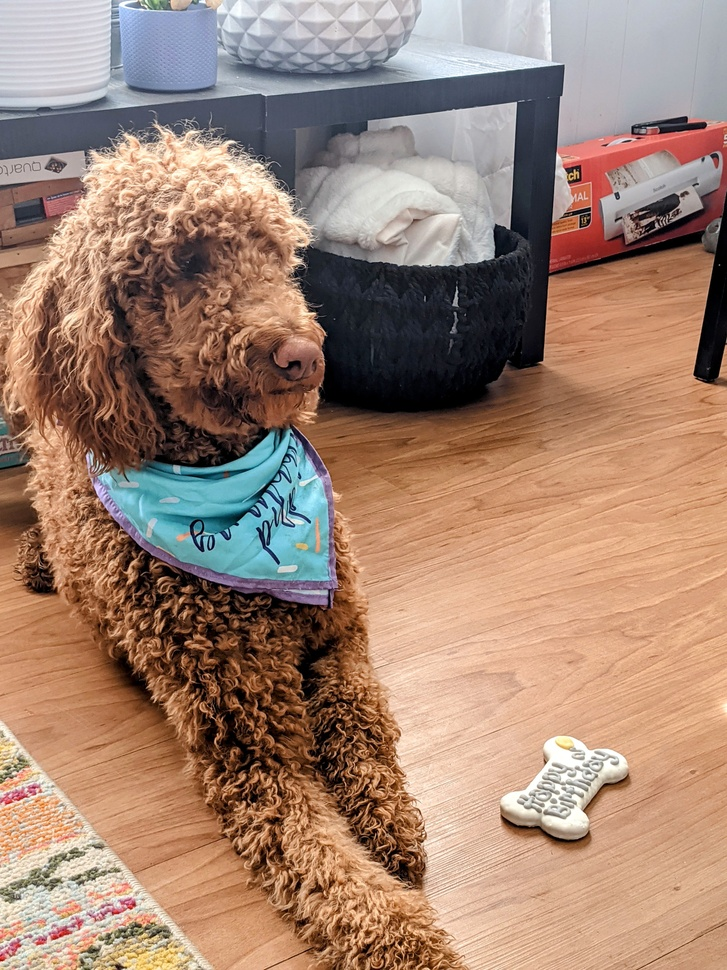
#> input picture MASI_pets/Arthur_FR.jpg, 727 x 970 px, shrunk from 3024 x 4032 before the run; its folder holds only this picture in this run
$ python pet_picture_QA.py
#> lines starting #> are read from the running program, lines starting #| are printed output that depends on the picture
#################################################################
# The data_dir variable is the only input allowed to your code.
# Do not modify any file names in the image directory.
data_dir = "./MASI_pets"
# Add your code below.
#################################################################


import pandas as pd
import matplotlib.pyplot as plt
import cv2
import os
import numpy as np
from collections import Counter
import math


# Image Class
# Main purpose for organization and useful for consistency
class Image:
    def __init__(self, filename):
#> called with filename = 'Arthur_FR.jpg'
        self.name = filename
        self.petName = filename.split('.')[0].split('_')[0]
        self.owner = filename.split('.')[0].split('_')[1]
        self.myImage = cv2.imread(data_dir + '/' + filename)
#> self.myImage is the input picture: shape (970, 727, 3); mean B, G, R 114.1, 131.4, 161.3
        self.myImage = cv2.cvtColor(self.myImage, cv2.COLOR_BGR2RGB) # need to convert from GBR to RGB
        self.height = self.myImage.shape[0]
#> self.height = 970
        self.width = self.myImage.shape[1]
#> self.width = 727
        self.aspectRatio = self.width / self.height
#> self.aspectRatio = 0.749
        self.totalPixels = self.width * self.height
#> self.totalPixels = 705190

    # Returns a dictionary with all of the information needed for the dataframe
    def getDictionary(self):
        myDict = {'Name': self.name,
                  'Height': self.height,
                  'Width': self.width,
                  'Size': self.totalPixels,
                  'Aspect Ratio': self.aspectRatio,
                  'Pet Name': self.petName,
                  'Owner Initials': self.owner,
                  'Image': self.myImage
                  }
        return myDict


def main():
    #############################
    #          TASK 1           #
    #############################
    # NOTE: Dataframe will be outputted to a file named petsSortedByPixels.txt

    image_list = [] # holds image objects

    # Look through directory for files that are images
    for filename in os.listdir(data_dir):
        ext = filename.split('.')[1].lower()
        if ext == 'jpg' or ext == 'jpeg' or ext == 'png':
            image_list.append(Image(filename))

    # Dictionary with empty lists to initialize dataframe
    myDict = {'Name': [],
              'Height': [],
              'Width': [],
              'Size': [],
              'Aspect Ratio': [],
              'Pet Name': [],
              'Owner Initials': [],
              'Image': []
              }

    # Add each of the images to the dictionary
    for myImage in image_list:
        tempDict = myImage.getDictionary()
        for key in myDict:
            myDict[key].append(tempDict[key])

    # Construct DataFrame from Dictionary
    df = pd.DataFrame(myDict)
    df.sort_values(['Size','Pet Name'], inplace=True)

    # Export to a TXT file without the image column
    df.loc[:,df.columns != 'Image'].to_csv('petsSortedByPixels.txt', encoding='utf-8', index=False, sep='\t')


    # print(df)


    #############################
    #          TASK 2           #
    #############################
    size_list = df['Size']
    ar_list = df['Aspect Ratio']
    count_list = Counter(zip(size_list,ar_list))

    # https://stackoverflow.com/questions/46700733/how-to-have-scatter-points-become-larger-for-higher-density-using-matplotlib
    # Allows for coinciding scatter plot points to appear as larger dots on the scatter plot
    # Can differentiate between higher frequency points with this
    sizes = [20*count_list[(x,y)] for x,y in zip(size_list,ar_list)]

    plt.scatter(size_list, ar_list, s=sizes)
    plt.xlabel('Size (Pixels)')
    plt.ylabel('Aspect Ratio (Unitless)')
    plt.title('Aspect Ratio vs. Size of Pet Pictures')
    plt.savefig('Aspect Ratio vs. Size.jpg')
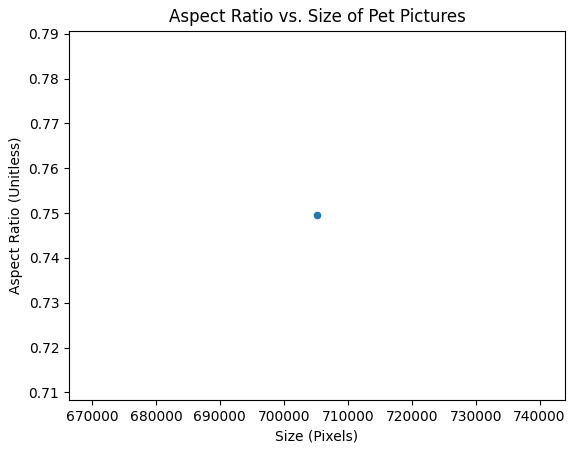
#> figure drawn by matplotlib, 1 panel
    # plt.show()


    #############################
    #          TASK 3           #
    #############################

    df.sort_values(['Owner Initials', 'Pet Name'],inplace=True)
    # print(df)

    ind = 1

    # Increase Figure Size for higher quality and larger size
    plt.figure(figsize=(12, 9), dpi=300)
    for index,row in df.iterrows():
        plt.subplot(math.ceil(len(image_list)/5), 5, ind)
        plt.imshow(row['Image'])
        plt.title(row['Pet Name'])
        ind += 1
    plt.suptitle('Image of All Pets Sorted by Owner Initial')
    plt.tight_layout()
    plt.savefig('All Pets.jpg')
    # plt.show()


if __name__ == "__main__":
   main()

$ run again, on MASI_pets/Fuzzy Pants_BL.png
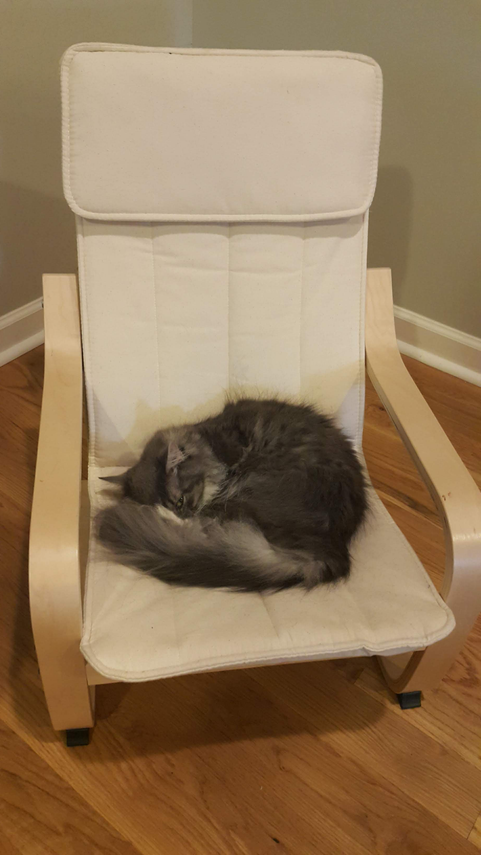
#> input picture MASI_pets/Fuzzy Pants_BL.png, 481 x 855 px, shrunk from 1785 x 3173 before the run
#> in __init__, self.myImage is the input picture: shape (855, 481, 3); mean B, G, R 90.3, 121.2, 147
#> in main, `plt.savefig('Aspect Ratio vs. Size.jpg')`:
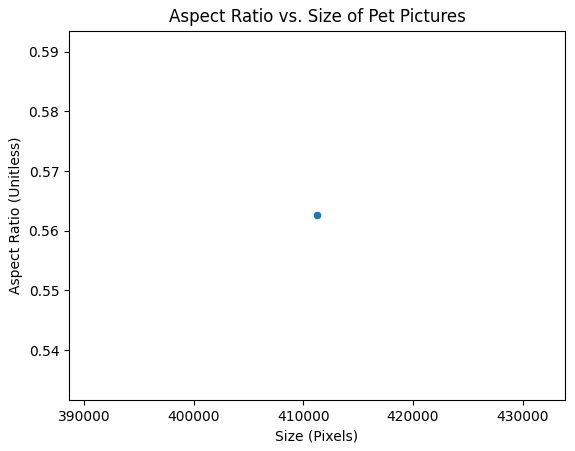
#> figure drawn by matplotlib, 1 panel

$ run again, on MASI_pets/Hazel_KS.JPG
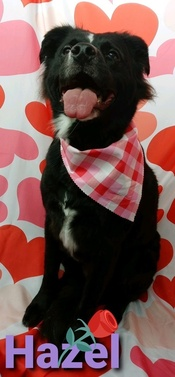
#> input picture MASI_pets/Hazel_KS.JPG, 175 x 377 px, shrunk from 649 x 1398 before the run
#> in __init__, self.myImage is the input picture: shape (377, 175, 3); mean B, G, R 81.7, 83.5, 119.3
#> in main, `plt.savefig('Aspect Ratio vs. Size.jpg')`:
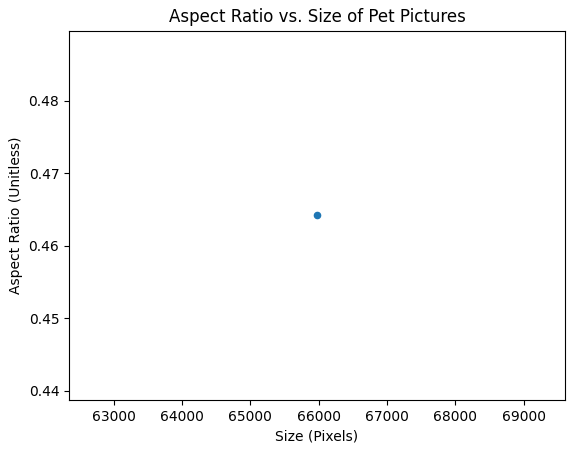
#> figure drawn by matplotlib, 1 panel

$ run again, on MASI_pets/Lucky_TL.jpg
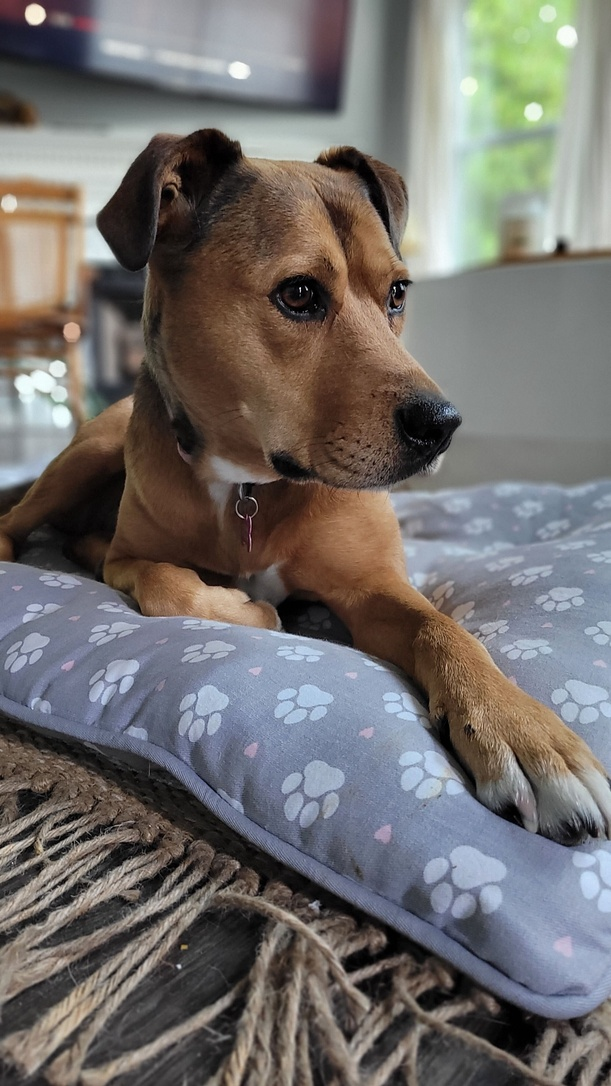
#> input picture MASI_pets/Lucky_TL.jpg, 611 x 1086 px, shrunk from 2268 x 4032 before the run
#> in __init__, self.myImage is the input picture: shape (1086, 611, 3); mean B, G, R 108.4, 110.7, 114.1
#> in main, `plt.savefig('Aspect Ratio vs. Size.jpg')`:
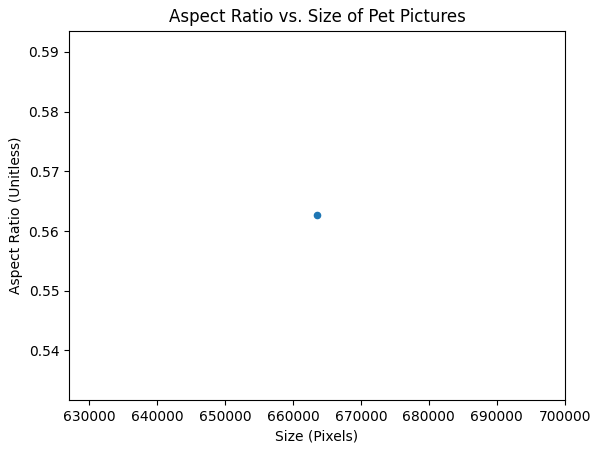
#> figure drawn by matplotlib, 1 panel
